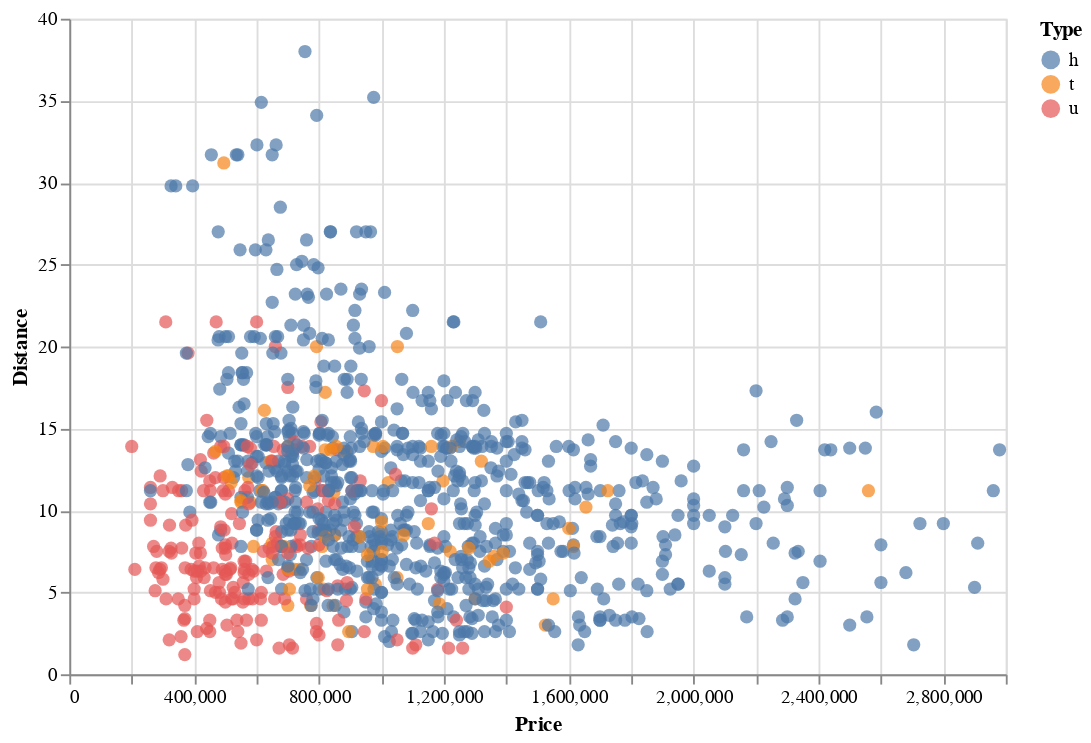

Here is the notebook cell this chart was saved with:
### Code cell
alt.Chart(df).mark_circle(size=50).encode(
    x = 'Price',
    y = 'Distance',
    color = 'Type'
).properties(
    height = 350, width = 500
)

### Figure 1 — Vega-Lite specification as saved in the notebook (floating-point values rounded to 4 significant figures; data arrays with more than 128 entries replaced by an {"elided": "..."} marker saying what was removed)
{"config": {"view": {"continuousWidth": 400, "continuousHeight": 300}}, "data": {"name": "data-b2766d3969ea01cfa98587ae040ad0a2"}, "mark": {"type": "circle", "size": 50}, "encoding": {"color": {"type": "nominal", "field": "Type"}, "x": {"type": "quantitative", "field": "Price"}, "y": {"type": "quantitative", "field": "Distance"}}, "height": 350, "width": 500, "$schema": "https://vega.github.io/schema/vega-lite/v4.8.1.json", "datasets": {"data-b2766d3969ea01cfa98587ae040ad0a2": {"elided": "1000 records"}}}
